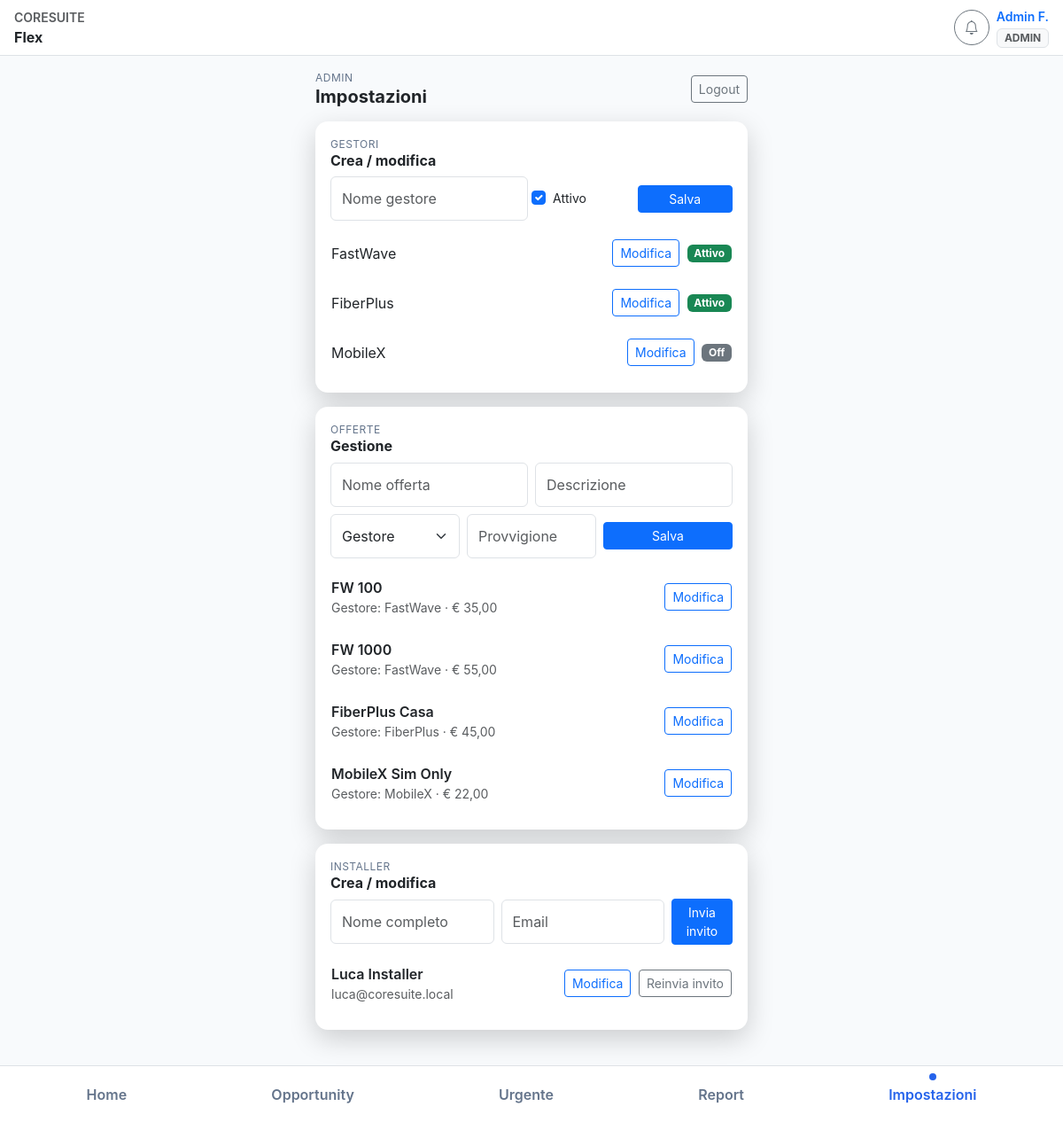
Screenshot of /admin/settings.php (signed in) with the database file from the repository.
### tables this page shows
CREATE TABLE IF NOT EXISTS gestori (
    id INT UNSIGNED AUTO_INCREMENT PRIMARY KEY,
    name VARCHAR(120) NOT NULL,
    active TINYINT(1) NOT NULL DEFAULT 1,
    created_at TIMESTAMP DEFAULT CURRENT_TIMESTAMP
);

CREATE TABLE IF NOT EXISTS offers (
    id INT UNSIGNED AUTO_INCREMENT PRIMARY KEY,
    name VARCHAR(120) NOT NULL,
    description VARCHAR(255) NULL,
    commission DECIMAL(10,2) NOT NULL DEFAULT 0,
    manager_id INT UNSIGNED NOT NULL,
    created_at TIMESTAMP DEFAULT CURRENT_TIMESTAMP,
    CONSTRAINT fk_offers_manager FOREIGN KEY (manager_id) REFERENCES gestori(id)
);

CREATE TABLE IF NOT EXISTS users (
    id INT UNSIGNED AUTO_INCREMENT PRIMARY KEY,
    role ENUM('admin','installer','segnalatore') NOT NULL,
    name VARCHAR(120) NOT NULL,
    email VARCHAR(180) NOT NULL UNIQUE,
    password VARCHAR(255) NULL,
    password_reset_token VARCHAR(255) NULL,
    password_reset_expires DATETIME NULL,
    created_at TIMESTAMP DEFAULT CURRENT_TIMESTAMP,
    INDEX idx_user_reset_token (password_reset_token)
);

### includes/helpers.php (called while the page is built, shortened)
<?php
require_once __DIR__ . '/data.php';
function sanitize(?string $value): string
{
    return htmlspecialchars(trim($value ?? ''), ENT_QUOTES, 'UTF-8');
}
function asset_version(?string $path = null): string
{
    if ($path) {
        $fullPath = realpath(__DIR__ . '/../' . ltrim($path, '/'));
        if ($fullPath && file_exists($fullPath)) {
            $mtime = (int)filemtime($fullPath);
            if ($mtime > 0) {
                return (string)$mtime;
            }
        }
    }
    static $fallback;
    if (!$fallback) {
        $fallback = (string)((int)filemtime(__FILE__) ?: time());
    }
    return $fallback;
}
function asset_url(string $path): string
{
    $version = asset_version($path);
    $separator = str_contains($path, '?') ? '&' : '?';
    return $path . $separator . 'v=' . rawurlencode($version);
}

### includes/permissions.php (called while the page is built, shortened)
<?php
require_once __DIR__ . '/data.php';
function current_user(): ?array
{
    return $_SESSION['user'] ?? null;
}

### includes/db.php (called while the page is built, shortened)
<?php
function db(): PDO
{
    static $pdo = null;
    if ($pdo instanceof PDO) {
        return $pdo;
    }
    $pdo = new PDO(DB_DSN, DB_USER, DB_PASS, [
        PDO::ATTR_ERRMODE => PDO::ERRMODE_EXCEPTION,
        PDO::ATTR_DEFAULT_FETCH_MODE => PDO::FETCH_ASSOC,
    ]);
    return $pdo;
}

### includes/data.php (called while the page is built, shortened)
<?php
require_once __DIR__ . '/db.php';
function seed_data(): void
{
    static $bootstrapped = false;
    if ($bootstrapped) {
        return;
    }
    $bootstrapped = true;
}
function get_installers(): array
{
    return db()->query('SELECT id, name, email, password_reset_token, password_reset_expires, created_at FROM users WHERE role = "installer" ORDER BY id DESC')->fetchAll();
}
function get_offers(): array
{
    $sql = 'SELECT o.id, o.name, o.description, o.commission, o.manager_id, g.name AS manager_name
            FROM offers o
            JOIN gestori g ON o.manager_id = g.id
            ORDER BY o.id';
    return db()->query($sql)->fetchAll();
}
function get_gestori(): array
{
    return db()->query('SELECT id, name, active FROM gestori ORDER BY id')->fetchAll();
}

### admin/settings.php (the view, shortened to what this page needs)
<?php
require_once __DIR__ . '/../includes/permissions.php';
require_once __DIR__ . '/../includes/helpers.php';
$gestori = get_gestori();
$offers = get_offers();
$bottomNav = '
    <a class="nav-pill" href="/admin/dashboard.php"><span class="dot"></span><span>Home</span></a>
    <a class="nav-pill" href="/admin/opportunities.php"><span class="dot"></span><span>Opportunity</span></a>
    <a class="nav-pill" href="/admin/new_urgent.php"><span class="dot"></span><span>Urgente</span></a>
    <a class="nav-pill" href="/admin/report.php"><span class="dot"></span><span>Report</span></a>
    <a class="nav-pill active" href="/admin/settings.php"><span class="dot"></span><span>Impostazioni</span></a>
';
include __DIR__ . '/../includes/layout/header.php';
?>
<div class="d-flex justify-content-between align-items-center mb-3">
    <div>
        <div class="bite">Admin</div>
        <h1 class="h5 fw-bold mb-0">Impostazioni</h1>
    </div>
    <a class="btn btn-outline-secondary btn-sm" href="/auth/logout.php">Logout</a>
</div>
<div class="card-soft p-3 mb-3">
    <div class="d-flex justify-content-between align-items-center mb-2">
        <div>
            <div class="bite">Gestori</div>
            <h2 class="h6 fw-bold mb-0">Crea / modifica</h2>
        </div>
    </div>
    <form method="post" class="row g-2 align-items-center">
        <div class="col-6">
            <input type="text" class="form-control" name="name" id="gestoreName" placeholder="Nome gestore" required>
        </div>
        <div class="col-3 form-check">
            <input class="form-check-input" type="checkbox" name="active" id="gestoreActive" checked>
            <label class="form-check-label small" for="gestoreActive">Attivo</label>
        </div>
        <div class="col-3">
            <button class="btn btn-primary w-100 btn-sm" id="gestoreBtn">Salva</button>
        </div>
    </form>
    <div class="list-group list-compact mt-2">
        <?php foreach ($gestori as $g): ?>
            <div class="list-group-item d-flex justify-content-between align-items-center">
                <div><?php echo sanitize($g['name']); ?></div>
                <div>
                    <button class="btn btn-sm btn-outline-primary me-1" onclick="editGestore(<?php echo $g['id']; ?>, '<?php echo addslashes($g['name']); ?>', <?php echo $g['active'] ? 'true' : 'false'; ?>)">Modifica</button>
                    <span class="badge <?php echo $g['active'] ? 'bg-success' : 'bg-secondary'; ?>"><?php echo $g['active'] ? 'Attivo' : 'Off'; ?></span>
                </div>
            </div>
        <?php endforeach; ?>
    </div>
</div>
<div class="card-soft p-3 mb-3">
    <div class="d-flex justify-content-between align-items-center mb-2">
        <div>
            <div class="bite">Offerte</div>
            <h2 class="h6 fw-bold mb-0">Gestione</h2>
        </div>
    </div>
    <form method="post" class="row g-2 align-items-center">
        <div class="col-6">
            <input type="text" class="form-control" name="name" id="offerName" placeholder="Nome offerta" required>
        </div>
        <div class="col-6">
            <input type="text" class="form-control" name="description" id="offerDesc" placeholder="Descrizione">
        </div>
        <div class="col-4">
        </div>
        <div class="col-4">
            <input type="number" step="0.01" class="form-control" name="commission" id="offerCommission" placeholder="Provvigione" required>
        </div>
        <div class="col-4">
            <button class="btn btn-primary w-100 btn-sm" id="offerBtn">Salva</button>
        </div>
    </form>
    <div class="list-group list-compact mt-2">
        <?php foreach ($offers as $offer): ?>
            <div class="list-group-item d-flex justify-content-between align-items-center">
                <div>
                    <div class="fw-semibold"><?php echo sanitize($offer['name']); ?></div>
                    <div class="small text-muted">Gestore: <?php echo sanitize($offer['manager_name']); ?> · € <?php echo number_format($offer['commission'], 2, ',', '.'); ?></div>
                </div>
                <button class="btn btn-sm btn-outline-primary" onclick="editOffer(<?php echo $offer['id']; ?>, '<?php echo addslashes($offer['name']); ?>', '<?php echo addslashes($offer['description'] ?? ''); ?>', <?php echo $offer['manager_id']; ?>, <?php echo $offer['commission']; ?>)">Modifica</button>
            </div>
        <?php endforeach; ?>
    </div>
</div>
<div class="card-soft p-3 mb-3">
    <div class="d-flex justify-content-between align-items-center mb-2">
        <div>
            <div class="bite">Installer</div>
            <h2 class="h6 fw-bold mb-0">Crea / modifica</h2>
        </div>
    </div>
    <form method="post" class="row g-2 align-items-center">
        <div class="col-12 col-md-5">
            <input type="text" class="form-control" name="name" id="installerName" placeholder="Nome completo" required>
        </div>
        <div class="col-12 col-md-5">
            <input type="email" class="form-control" name="email" id="installerEmail" placeholder="Email" required>
        </div>
        <div class="col-12 col-md-2">
            <button class="btn btn-primary w-100 btn-sm" id="installerBtn">Invia invito</button>
        </div>
    </form>
    <div class="list-group list-compact mt-2">
        <?php $installers = get_installers(); ?>
        <?php foreach ($installers as $i): ?>
            <div class="list-group-item d-flex justify-content-between align-items-center">
                <div>
                    <div class="fw-semibold"><?php echo sanitize($i['name']); ?></div>
                    <div class="small text-muted"><?php echo sanitize($i['email']); ?></div>
                </div>
                <div>
                    <button class="btn btn-sm btn-outline-primary me-1" onclick="editInstaller(<?php echo $i['id']; ?>, '<?php echo addslashes($i['name']); ?>', '<?php echo addslashes($i['email']); ?>')">Modifica</button>
                    <button class="btn btn-sm btn-outline-secondary" onclick="resendInvite(<?php echo $i['id']; ?>)">Reinvia invito</button>
                </div>
            </div>
        <?php endforeach; ?>
    </div>
</div>
<?php include __DIR__ . '/../includes/layout/footer.php'; ?>

### includes/layout/header.php (shortened to what this page needs)
<?php
require_once __DIR__ . '/../config.php';
require_once __DIR__ . '/../permissions.php';
require_once __DIR__ . '/../helpers.php';
require_once __DIR__ . '/../data.php';
?>
<!doctype html>
<html lang="it" data-bs-theme="light">
<head>
    <link rel="stylesheet" href="https://cdn.jsdelivr.net/npm/bootstrap@5.3.2/dist/css/bootstrap.min.css">
    <link rel="stylesheet" href="https://cdn.jsdelivr.net/npm/bootstrap-icons@1.11.1/font/bootstrap-icons.css">
    <link rel="stylesheet" href="https://cdn.datatables.net/1.13.7/css/dataTables.bootstrap5.min.css">
    <link rel="stylesheet" href="https://cdn.datatables.net/buttons/2.4.2/css/buttons.bootstrap5.min.css">
    <link rel="stylesheet" href="<?php echo asset_url('/assets/css/style.css'); ?>">
</head>
<body class="bg-base text-body">
<div class="app-shell">
    <header class="app-topbar d-flex align-items-center justify-content-between px-3 py-2 border-bottom">
        <div>
            <div class="text-uppercase small text-muted fw-semibold"><?php echo APP_SUITE; ?></div>
            <div class="fw-bold">Flex</div>
        </div>
        <?php if (current_user()): ?>
        <div class="d-flex align-items-center gap-2">
            <button type="button" class="btn btn-outline-secondary btn-icon position-relative" data-notification-trigger aria-label="Notifiche">
                <i class="bi bi-bell"></i>
            </button>
            <div class="text-end">
                <div class="small fw-semibold text-primary text-truncate" style="max-width:120px;"><?php $parts = explode(' ', current_user()['name']); echo sanitize($parts[0] . ' ' . (isset($parts[1]) ? substr($parts[1], 0, 1) . '.' : '')); ?></div>
                <div class="badge bg-body-tertiary text-muted text-uppercase border"><?php echo sanitize(current_user()['role']); ?></div>
            </div>
        </div>
        <?php endif; ?>
    </header>
    <main class="app-main">
        <div class="container-fluid px-3 py-3">

### includes/layout/footer.php (shortened to what this page needs)
        </div>
    </main>
    <?php if (!empty($bottomNav)): ?>
        <nav class="app-bottombar border-top bg-body" aria-label="Navigazione principale">
            <div class="d-flex justify-content-around align-items-center py-2">
                <?php echo $bottomNav; ?>
            </div>
        </nav>
    <?php endif; ?>
</div>
</body>
</html>

### assets/css/style.css (style rules this page uses)
:root { --bg-base: #0b1622; --bg-card: #101b2a; --bg-elevated: #14243a; --text-body: #e9eef7; --accent: #4fd1c5; --muted: #7c8a9e; --danger: #f44336; --ok: #4caf50; }
[data-bs-theme="light"] { --bg-base: #f8fafc; --bg-card: #ffffff; --bg-elevated: #f1f5f9; --text-body: #0f172a; --accent: #2563eb; --muted: #64748b; --danger: #dc2626; --ok: #16a34a; }
body.bg-base { background-color: var(--bg-base); color: var(--text-body); font-family: 'Inter', system-ui, -apple-system, sans-serif; }
.app-shell { min-height: 100vh; display: flex; flex-direction: column; }
.app-main { flex: 1 1 auto; padding-bottom: 72px; }
.app-topbar { position: sticky; top: 0; z-index: 10; background: var(--bg-card); }
.btn-icon { width: 40px; height: 40px; display: inline-flex; align-items: center; justify-content: center; border-radius: 50%; }
.card-soft { background: var(--bg-card); border: 1px solid rgba(255,255,255,0.06); border-radius: 14px; box-shadow: 0 10px 30px rgba(0,0,0,0.18); }
.bite { font-size: 12px; letter-spacing: 0.04em; text-transform: uppercase; color: var(--muted); }
.list-compact .list-group-item { background: transparent; padding: 12px 0; border-color: rgba(255,255,255,0.06); }
.app-bottombar { position: fixed; bottom: 0; left: 0; right: 0; z-index: 20; background: var(--bg-card); border-top: 1px solid rgba(0,0,0,0.08); box-shadow: none; padding-inline: 16px; min-height: 64px; }
.nav-pill { text-decoration: none; color: var(--muted); font-weight: 600; display: flex; flex-direction: column; align-items: center; gap: 4px; }
.nav-pill.active { color: var(--accent); }
.nav-pill .dot { width: 8px; height: 8px; border-radius: 50%; background: transparent; }
.nav-pill.active .dot { background: var(--accent); }
.form-control, .form-select { font-size: 1rem; min-height: 48px; padding-top: 0.75rem; padding-bottom: 0.75rem; }
@media (min-width: 992px) { .container-fluid { max-width: 520px; } }

### rows the page displays
gestori: name "FastWave", active "Attivo"
gestori: name "FiberPlus", active "Attivo"
gestori: name "MobileX", active "Off"
offers: name "FW 100", manager.name "FastWave", commission "35,00"
offers: name "FW 1000", manager.name "FastWave", commission "55,00"
offers: name "FiberPlus Casa", manager.name "FiberPlus", commission "45,00"
offers: name "MobileX Sim Only", manager.name "MobileX", commission "22,00"
users: name "Luca Installer", email "luca@coresuite.local"

### other values shown
APP_SUITE "CORESUITE"
current_user()['role'] "ADMIN"
